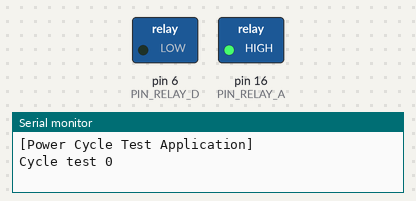
Recording of a sketch running on a simulated Arduino Uno, built with avr-gcc and run on an emulated ATmega328P. Shown: switched loads named in the sketch (green lamp = pin HIGH), the last lines printed to the serial monitor.

Above: at 0.5 s.
At 1.5 s:
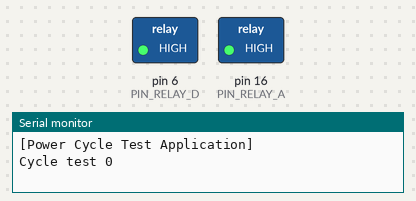
At 64.5 s:
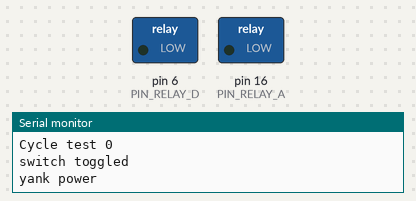
Timing chart, 0 to 87.1 s (numbered marks = the images above):
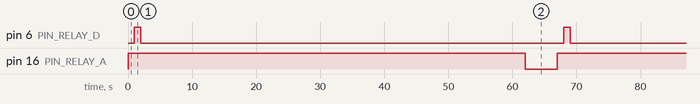

The sketch:

RelayCycleTest.ino
```cpp
// sketch to control a Jeelabs relay plug to cycle test power to a Unit under test

// relay plug is connected to Port 3
// see http://jeelabs.net/projects/hardware/wiki/JeeNode for information on how
// JeeNode ports map to Arduino port names
// relay plug can be purchased from: http://moderndevice.com/product/relay-plug/
#define PIN_RELAY_A  16      // main power
#define PIN_RELAY_D  6       // connected to push button switch

void setup() {
  // put your setup code here, to run once:
  Serial.begin(57600);
  Serial.print("\r\n[Power Cycle Test Application]\r\n");
  pinMode(PIN_RELAY_A, OUTPUT);
  pinMode(PIN_RELAY_D, OUTPUT);
}

int cycle_count = 0;

void loop() {
  // Power on
  Serial.print("Cycle test ");
  Serial.print(cycle_count);
  Serial.print("\r\n");
  digitalWrite(PIN_RELAY_A, HIGH);
  delay(1000);
  digitalWrite(PIN_RELAY_D, HIGH);
  delay(1000);
  digitalWrite(PIN_RELAY_D, LOW);
  Serial.print("switch toggled\r\n");

  // delay till system is up and yank power
  delay(60000);
  Serial.print("yank power\r\n");
  digitalWrite(PIN_RELAY_A, LOW);
  // delay to let things bleed off
  delay(5*1000);
  cycle_count++;
}
```

Measured:
- by itself, pin 6 (PIN_RELAY_D): alternates HIGH for 1.0 s and LOW for 66.0 s
- by itself, pin 16 (PIN_RELAY_A): alternates HIGH for 62.0 s and LOW for 5.0 s
